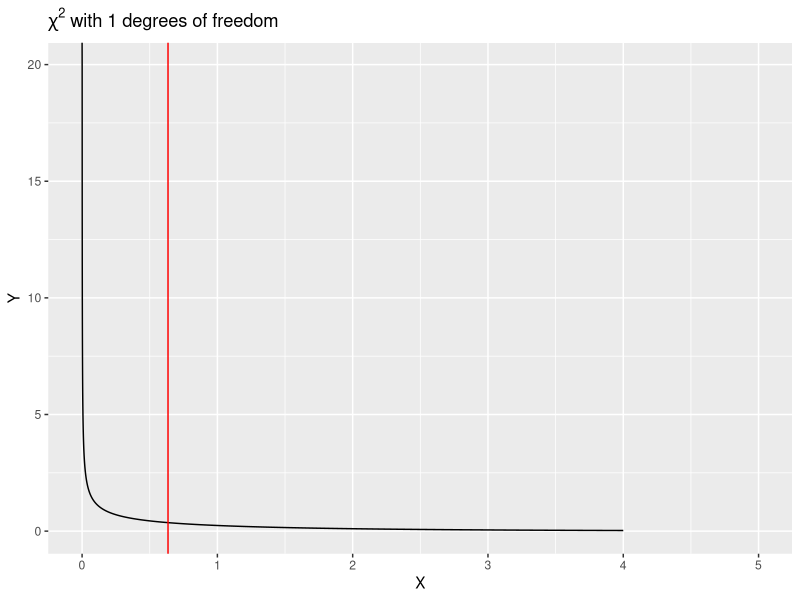
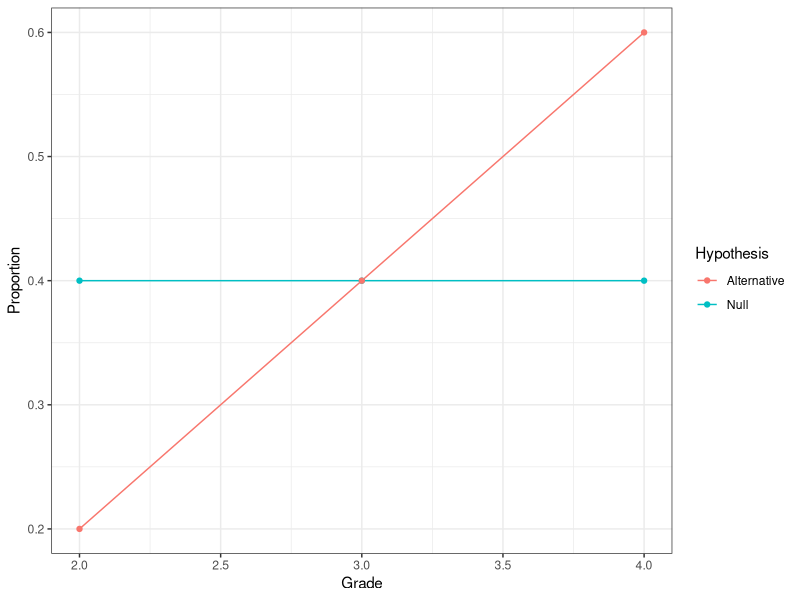

Generate these figures, in order, with R:
## ---- chunk 1
knitr::opts_chunk$set(comment = NA,echo=FALSE,message=FALSE,warning = FALSE,fig.height=6)
## ---- chunk 2
library(knitr)
library(ggplot2)
library(gridExtra)
## ---- chunk 3
df <- data.frame(Tumour.Did.Not.Shrink = c(44,24), Tumour.Did.Shrink = c(40,16))
rownames(df) <- c("Treatment","Placebo")
kable(df)
## ---- chunk 4
kable(df)
## ---- chunk 5
df2 <- cbind(df, rowSums(df))
df2 <- rbind(df2, colSums(df))
colnames(df2)[3] <- rownames(df2)[3] <- "Total"
kable(df2)
## ---- chunk 6
csq <- chisq.test(df,correct = FALSE)
kable(df)
## ---- chunk 7
kable(round(csq$expected,1))
## ---- chunk 8
degf <- csq$parameter

xmax <- max(4,csq$statistic)
xs <- seq(0, xmax, length.out = 10000)
df <- data.frame(X = xs, Y = dchisq(xs,degf))

title <- substitute(paste(chi^2, " with ", degf, " degrees of freedom"),list(degf=degf))

p <- ggplot(df, aes(x=X,y=Y)) + geom_line() + geom_vline(xintercept=csq$statistic,col="red") + xlim(0,xmax+1) + ggtitle(title)
p
pval <- round(csq$p.value,2)

## ---- chunk 9
df <- data.frame(Tumour.Did.Not.Shrink = c(8,9), Tumour.Did.Shrink = c(3,4))
rownames(df) <- c("Treatment","Placebo")
df2 <- cbind(df, rowSums(df))
df2 <- rbind(df2, colSums(df))
colnames(df2)[3] <- rownames(df2)[3] <- "Total"
kable(df2)
## ---- chunk 10
exp <- round(chisq.test(df)$expected,1)

## ---- chunk 11
kable(exp)
pv <- fisher.test(df)$p.value
## ---- chunk 12
df <- data.frame(Tumour.Did.Not.Shrink = c(18,15,11), Tumour.Did.Shrink = c(5,14,21))
rownames(df) <- c("Grade 1","Grade 2", "Grade 3")
df2 <- cbind(df, rowSums(df))
df2 <- rbind(df2, colSums(df))
colnames(df2)[3] <- rownames(df2)[4] <- "Total"
kable(df2)
## ---- chunk 13
kable(df2)
## ---- chunk 14
exp <- round(chisq.test(df)$expected,1)
exp
## ---- chunk 15
library(ggplot2)
df <- data.frame(Grade= rep(c(2,3,4),2), Proportion=c(0.4,0.4,0.4,0.2,0.4,0.6), Hypothesis=c(rep("Null",3),rep("Alternative",3)))
ggplot(df, aes(x=Grade, y=Proportion,col=Hypothesis)) + geom_line() + geom_point() + theme_bw()
